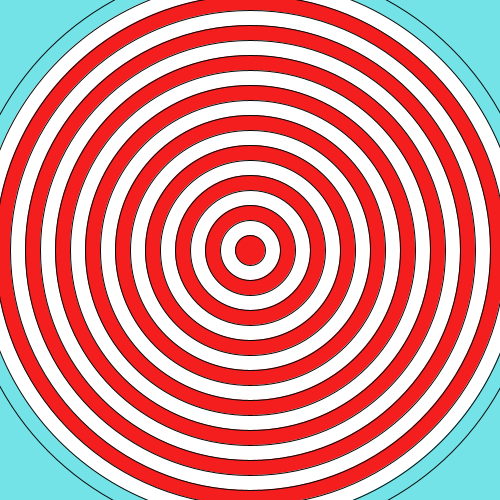
Frame 1 (no input)
Frame 60 (the mouse pressed at the canvas centre just before this capture): identical to frame 1, image omitted
Frame 120 (the mouse held since frame 60 and released just before this capture): identical to frame 1, image omitted

The Processing sketch that drew this single still picture (run headless with seeded random() and noise(); from frame 60 on, the mouse is pressed at the canvas centre):

// Processing sketch: sketch_170719a
// ── sketch_170719a.pde
void setup() {
  size(500,500);
  
}

void draw() {
  background(115,227,232);
  stroke(8, 10,10);
  noFill();
  for(int i=19; i>0; i--) {
  ellipse(250,250, i*30,i*30);
  
  if(i%2== 0) {
    fill(245, 30,30); 
  }
  else{
    fill(255,255,255);
  }
}}
